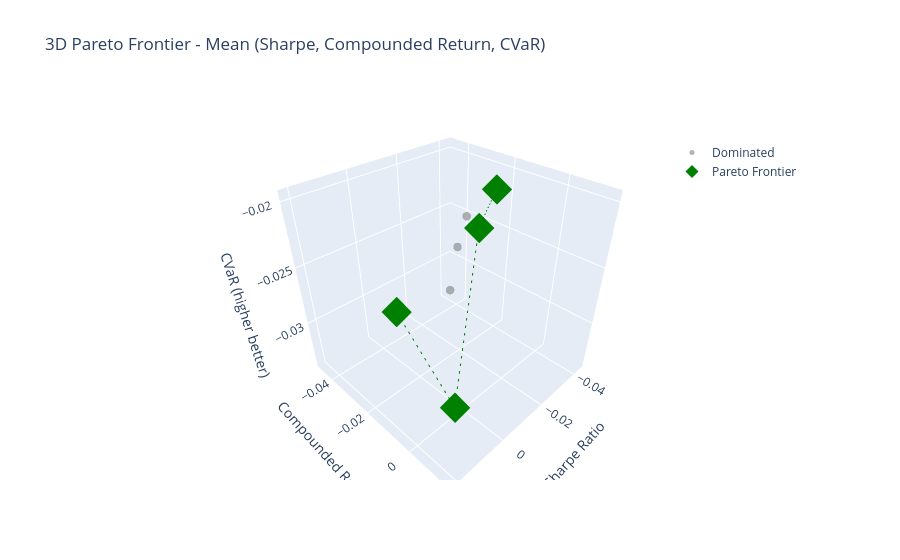

Notebook code for this chart:
### Code cell
temp_avg_perf = test_avg_perf.copy()

cols = ['sharpe', 'compunded_return', 'cvar']
temp_avg_perf['dominated_3d'] = pareto_dominance(test_avg_perf, cols)

frontier_3d = test_avg_perf[~temp_avg_perf['dominated_3d']]

fig = plot_3d_pareto(
    df=temp_avg_perf,
    x_col='sharpe',
    y_col='compunded_return',
    z_col='cvar',
    dominated_col='dominated_3d',
    title='3D Pareto Frontier - Mean (Sharpe, Compounded Return, CVaR)',
    x_title='Sharpe Ratio',
    y_title='Compounded Return',
    z_title='CVaR (higher better)'
)

fig.show()
frontier_3d

### Figure 1 — Plotly figure (JSON) as saved in the notebook; plotly's stock layout.template omitted (floating-point values rounded to 4 significant figures)
{"data": [{"hovertemplate": "<b>%{text}</b><br>sharpe: %{x:.3f}<br>compunded_return: %{y:.3f}<br>cvar: %{z:.3f}<extra></extra>", "marker": {"color": "gray", "opacity": 0.6, "size": 5}, "mode": "markers", "name": "Dominated", "text": ["Equal_Weight", "GlobalMinimumVariance", "HierarchialRiskParity", "MeanVariancePortfolio"], "type": "scatter3d", "x": [-0.009038, -0.0248, -0.01, -0.04354], "y": [-0.01126, -0.01074, -0.008913, -0.04706], "z": [-0.02262, -0.01966, -0.02031, -0.0341]}, {"hovertemplate": "<b>%{text}</b><br>sharpe: %{x:.3f}<br>compunded_return: %{y:.3f}<br>cvar: %{z:.3f}<extra></extra>", "marker": {"color": "green", "size": 10, "symbol": "diamond"}, "mode": "markers", "name": "Pareto Frontier", "text": ["NaiveMVP", "NestedClusteredOptimization", "S&P500", "TemporalTransformer-custom_loss_11"], "type": "scatter3d", "x": [-0.02477, -0.005237, 0.02112, 0.01943], "y": [-0.01074, -0.0005625, -0.003225, 0.01456], "z": [-0.01966, -0.02, -0.02321, -0.02791]}, {"hoverinfo": "skip", "line": {"color": "green", "dash": "dash", "width": 2}, "mode": "lines", "showlegend": false, "type": "scatter3d", "x": [0.02112, 0.01943, -0.005237, -0.02477], "y": [-0.003225, 0.01456, -0.0005625, -0.01074], "z": [-0.02321, -0.02791, -0.02, -0.01966]}], "layout": {"legend": {"x": 0.8, "y": 0.9}, "scene": {"xaxis": {"title": {"text": "Sharpe Ratio"}}, "yaxis": {"title": {"text": "Compounded Return"}}, "zaxis": {"title": {"text": "CVaR (higher better)"}}}, "title": {"text": "3D Pareto Frontier - Mean (Sharpe, Compounded Return, CVaR)"}}}
